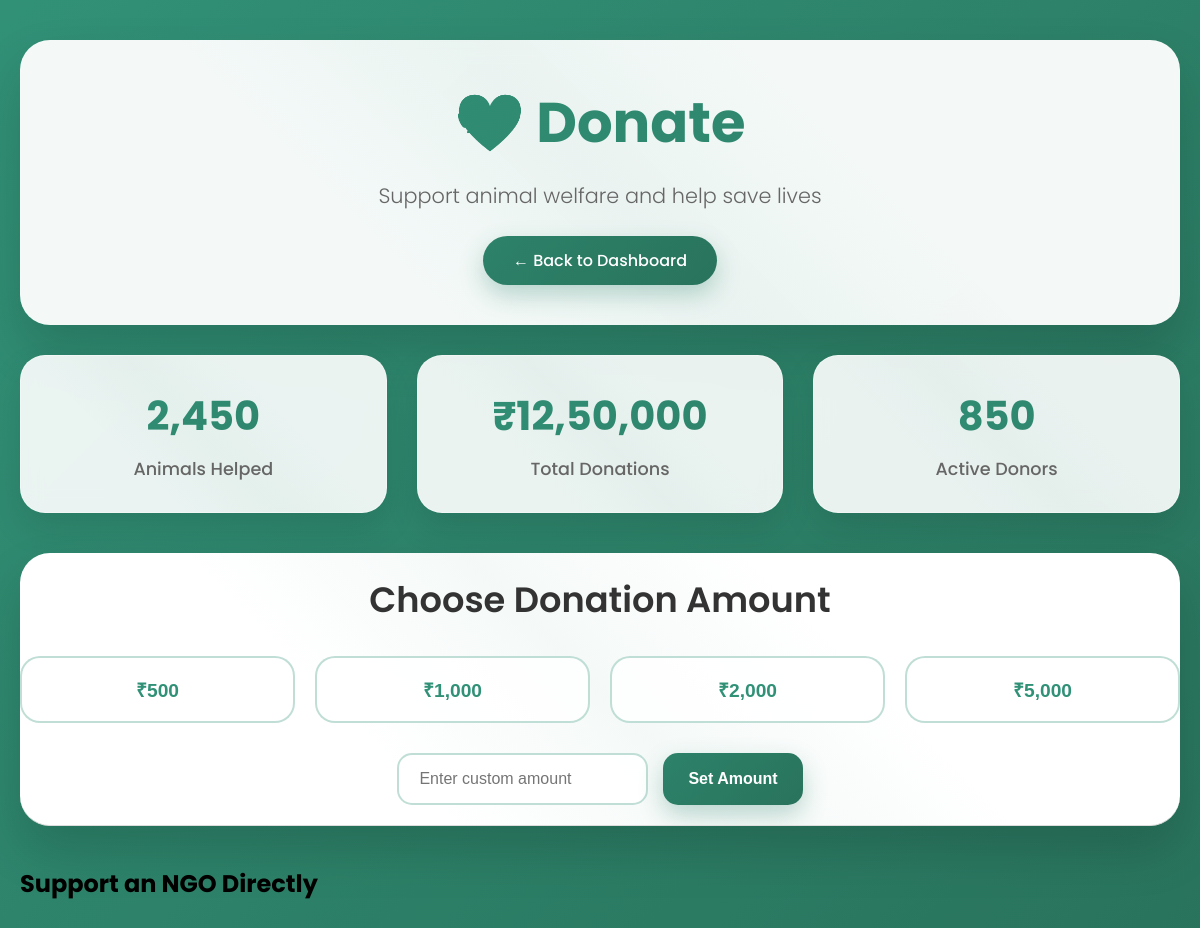
/user/donate (signed in), run on an earlier commit of the app's database.
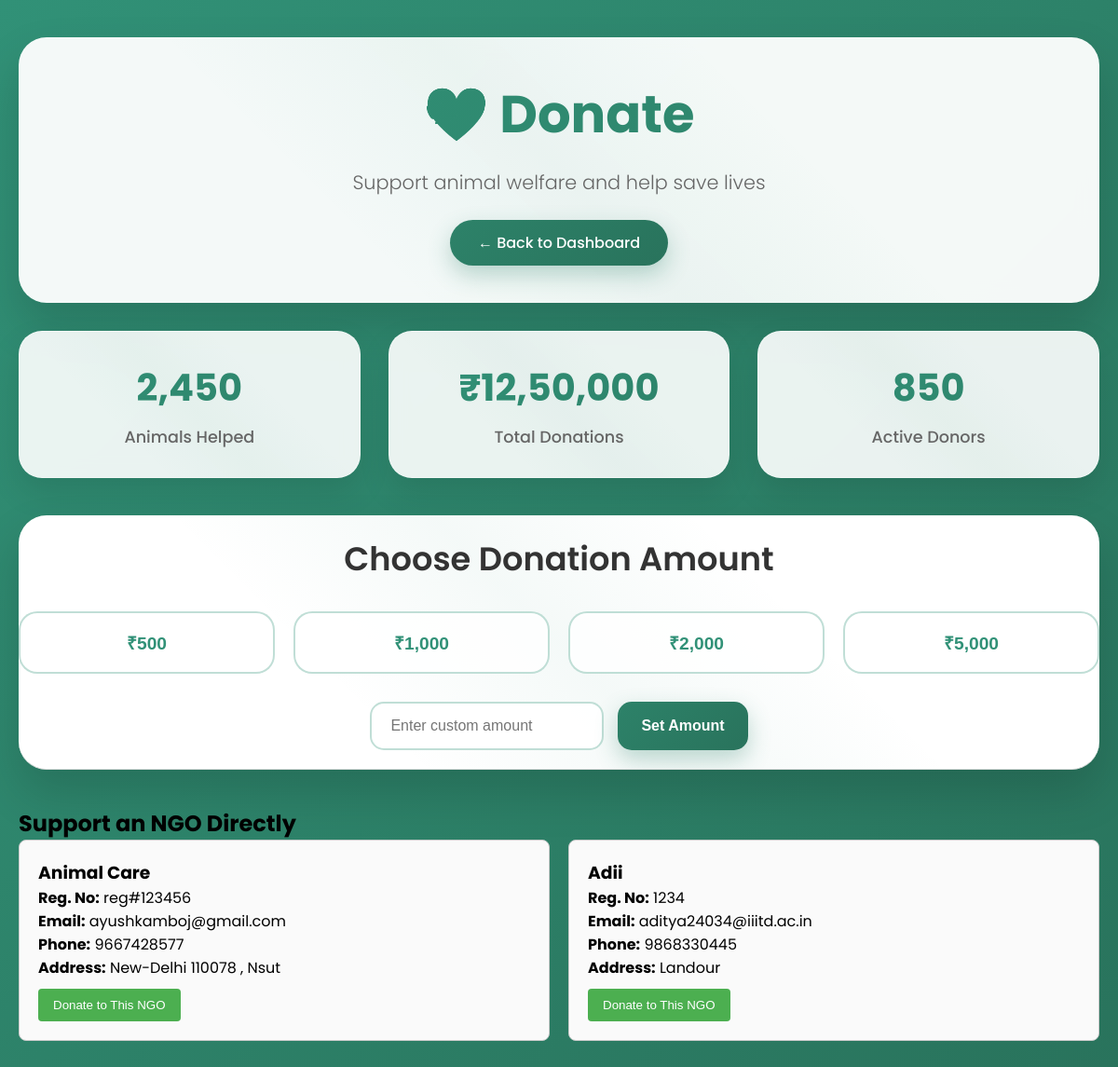
And on a later commit of the database.
### tables this page shows
CREATE TABLE ngos (
    "NGO Name" TEXT,
    "Email" TEXT PRIMARY KEY,
    "Phone Number" TEXT,
    "Address" TEXT,
    "NGO Registration Number" TEXT,
    "Password" TEXT
);

### app.py (the view)
@app.route('/user/donate')
@app.route('/user/donate')
def user_donate_with_ngos():
    if 'user_email' not in session or session.get('user_role') != 'user':
        return redirect(url_for('login'))
    user_email = session.get('user_email')
    conn = sqlite3.connect('users.db')
    conn.row_factory = sqlite3.Row
    cursor = conn.cursor()
    cursor.execute("SELECT * FROM ngos")
    ngos = cursor.fetchall()
    conn.close()
    return render_template('user_donate.html', ngos=ngos, user_email=user_email)

### templates/user_donate.html (shortened to what this page needs)
<!DOCTYPE html>
<html lang="en">
  <head>
    <link rel="stylesheet" href="/static/styles/user_donate.css" />
  </head>
  <body>
    <div class="container">
      <div class="header">
        <h1>💝 Donate</h1>
        <p>Support animal welfare and help save lives</p>
        <a href="{{ url_for('dashboard_user') }}" class="back-btn"
          >← Back to Dashboard</a
        >
      </div>
      <div class="donation-stats">
        <div class="stat-item">
          <div class="stat-number">2,450</div>
          <div class="stat-label">Animals Helped</div>
        </div>
        <div class="stat-item">
          <div class="stat-number">₹12,50,000</div>
          <div class="stat-label">Total Donations</div>
        </div>
        <div class="stat-item">
          <div class="stat-number">850</div>
          <div class="stat-label">Active Donors</div>
        </div>
      </div>
      <div class="donation-options sticky-donation">
        <h2>Choose Donation Amount</h2>
        <div class="amount-grid">
          <button class="amount-btn" onclick="selectAmount(500)">₹500</button>
          <button class="amount-btn" onclick="selectAmount(1000)">
            ₹1,000
          </button>
          <button class="amount-btn" onclick="selectAmount(2000)">
            ₹2,000
          </button>
          <button class="amount-btn" onclick="selectAmount(5000)">
            ₹5,000
          </button>
        </div>
        <div class="custom-amount">
          <input
            type="number"
            id="customAmount"
            placeholder="Enter custom amount"
            min="100"
          />
          <button onclick="selectCustomAmount()">Set Amount</button>
        </div>
      </div>
      <div class="ngo-section">
        <h2>Support an NGO Directly</h2>
        <div class="ngo-grid">
          {% for ngo in ngos %}
          <div class="ngo-card">
            <h3>{{ ngo["NGO Name"] }}</h3>
            <p>
              <strong>Reg. No:</strong> {{ ngo["NGO Registration Number"] }}
            </p>
            <p><strong>Email:</strong> {{ ngo["Email"] }}</p>
            <p><strong>Phone:</strong> {{ ngo["Phone Number"] }}</p>
            <p><strong>Address:</strong> {{ ngo["Address"] }}</p>
            <button onclick="donateToNGO('{{ ngo['NGO Name'] }}')">
              Donate to This NGO
            </button>
          </div>
          {% endfor %}
        </div>
      </div>
    </div>
  </body>
</html>

### templates/user_donate.html (style rules this page uses)
.sticky-donation { position: sticky; top: 0; background-color: white; padding: 20px 0; z-index: 100; border-bottom: 1px solid #ddd; }
.ngo-section { margin-top: 40px; }
.ngo-grid { display: grid; grid-template-columns: repeat(auto-fit, minmax(250px, 1fr)); gap: 20px; }
.ngo-card { border: 1px solid #ccc; border-radius: 8px; padding: 20px; background-color: #fafafa; }
.ngo-card h3 { margin-top: 0; }
.ngo-card button { margin-top: 10px; background-color: #4caf50; color: white; border: none; padding: 10px 16px; cursor: pointer; border-radius: 4px; }

What changed in the data, as far as the page shows it:
added ngos: NGO Name "Animal Care", NGO Registration Number "reg#123456", Email "ayushkamboj@gmail.com", Phone Number "9667428577", Address "New-Delhi 110078 , Nsut"
added ngos: NGO Name "Adii", NGO Registration Number "1234", Email "aditya24034@iiitd.ac.in", Phone Number "9868330445", Address "Landour"
